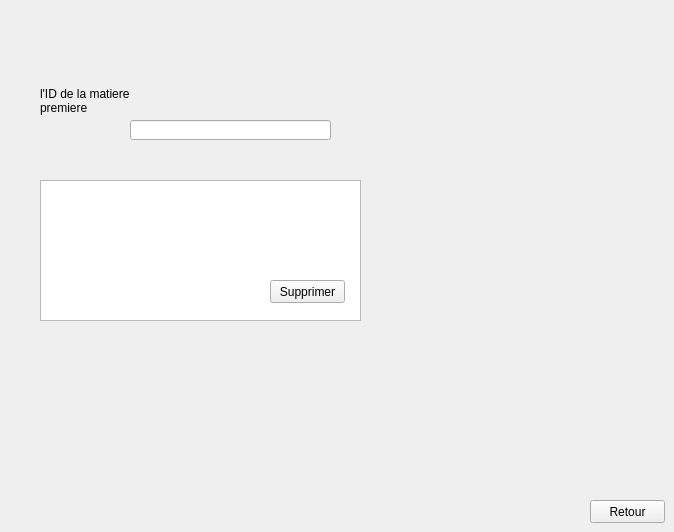
      <widget class="QWidget" name="tab_22">
       <attribute name="icon">
        <iconset>
         <normaloff>../../Projet C++/123651087_955991438259167_1031905740607580615_n.png</normaloff>../../Projet C++/123651087_955991438259167_1031905740607580615_n.png</iconset>
       </attribute>
       <attribute name="title">
        <string>Supprimer</string>
       </attribute>
       <widget class="QLabel" name="label_37">
        <property name="geometry">
         <rect>
          <x>20</x>
          <y>50</y>
          <width>131</width>
          <height>20</height>
         </rect>
        </property>
        <property name="font">
         <font>
          <pointsize>9</pointsize>
          <weight>50</weight>
          <bold>false</bold>
         </font>
        </property>
        <property name="text">
         <string/>
        </property>
       </widget>
       <widget class="QLineEdit" name="lineEdit_7">
        <property name="geometry">
         <rect>
          <x>130</x>
          <y>120</y>
          <width>201</width>
          <height>20</height>
         </rect>
        </property>
        <property name="maxLength">
         <number>10</number>
        </property>
       </widget>
       <widget class="QPushButton" name="pushButton_13">
        <property name="geometry">
         <rect>
          <x>270</x>
          <y>280</y>
          <width>75</width>
          <height>23</height>
         </rect>
        </property>
        <property name="font">
         <font>
          <pointsize>9</pointsize>
          <weight>50</weight>
          <bold>false</bold>
         </font>
        </property>
        <property name="text">
         <string>Supprimer</string>
        </property>
       </widget>
       <widget class="QTableView" name="tableView_2">
        <property name="geometry">
         <rect>
          <x>40</x>
          <y>180</y>
          <width>321</width>
          <height>141</height>
         </rect>
        </property>
       </widget>
       <widget class="QPushButton" name="pushButton_14">
        <property name="geometry">
         <rect>
          <x>590</x>
          <y>500</y>
          <width>75</width>
          <height>23</height>
         </rect>
        </property>
        <property name="text">
         <string>Retour</string>
        </property>
       </widget>
       <widget class="QLabel" name="label_38">
        <property name="geometry">
         <rect>
          <x>390</x>
          <y>140</y>
          <width>201</width>
          <height>221</height>
         </rect>
        </property>
        <property name="text">
         <string/>
        </property>
        <property name="pixmap">
         <pixmap>../../Projet C++/suprimer.jpg</pixmap>
        </property>
       </widget>
       <widget class="QLabel" name="label_39">
        <property name="geometry">
         <rect>
          <x>40</x>
          <y>70</y>
          <width>131</width>
          <height>61</height>
         </rect>
        </property>
        <property name="text">
         <string>l'ID de la matiere 
premiere</string>
        </property>
       </widget>
       <zorder>tableView_2</zorder>
       <zorder>label_37</zorder>
       <zorder>pushButton_13</zorder>
       <zorder>pushButton_14</zorder>
       <zorder>label_38</zorder>
       <zorder>label_39</zorder>
       <zorder>lineEdit_7</zorder>
      </widget>
